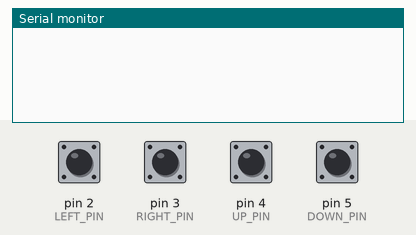
Recording of a sketch running on a simulated Arduino Leonardo, built with avr-gcc and run on an emulated ATmega32U4. On the bench: the last lines printed to the serial monitor. The inputs (shaded band) are chosen by the test bench; at power-on: pin 2 (LEFT_PIN), pin 3 (RIGHT_PIN), pin 4 (UP_PIN), pin 5 (DOWN_PIN) HIGH. USB keyboard and mouse output is not drawn.

Above: at 1.2 s.
1.3 s: pin 2 (LEFT_PIN) pulled LOW for 0.15 s
At 2.4 s:
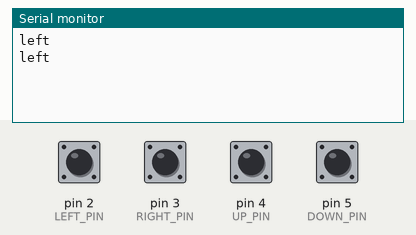
2.9 s: pin 3 (RIGHT_PIN) pulled LOW for 0.15 s
At 3.6 s:
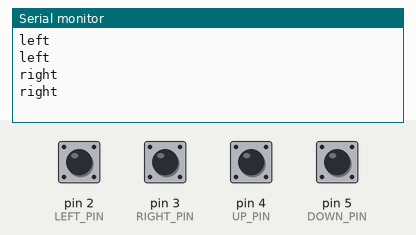
4.5 s: pin 4 (UP_PIN) pulled LOW for 0.15 s
At 5.8 s:
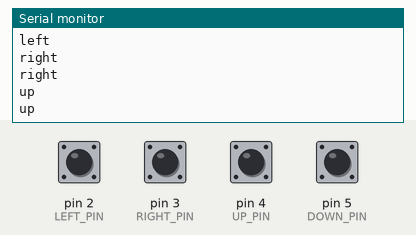
6.1 s: pin 5 (DOWN_PIN) pulled LOW for 0.15 s
At 7.2 s:
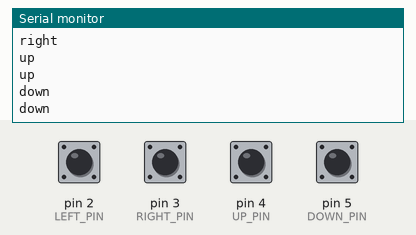

Measured:
- after the input at 1.3 s, the serial monitor: prints a new line at once (image 1)
- after the input at 2.9 s, the serial monitor: prints a new line at once (image 2)
- after the input at 4.5 s, the serial monitor: prints a new line at once (image 3)
- after the input at 6.1 s, the serial monitor: prints a new line at once (image 4)

The sketch:

cnc_pendant_controller.ino
```cpp
#include <Keyboard.h>
#define LEFT_PIN 2
#define RIGHT_PIN 3
#define UP_PIN 4
#define DOWN_PIN 5
#define DELAY_MS 100

void setup() {
  Serial.begin(115200);
  pinMode(LEFT_PIN,INPUT_PULLUP);
  pinMode(RIGHT_PIN,INPUT_PULLUP);
  pinMode(UP_PIN,INPUT_PULLUP);
  pinMode(DOWN_PIN,INPUT_PULLUP);
  Keyboard.begin();
  delay(1);

}

void loop() {
  if(digitalRead(LEFT_PIN)==LOW){
    Serial.println("left");
    Keyboard.write(KEY_LEFT_ARROW);
    delay(DELAY_MS);
  } else if (digitalRead(RIGHT_PIN)==LOW) {
    Serial.println("right");
    Keyboard.write(KEY_RIGHT_ARROW);
    delay(DELAY_MS);
  } else if (digitalRead(UP_PIN)==LOW) {
    Serial.println("up");
    Keyboard.write(KEY_UP_ARROW);
        delay(DELAY_MS);
  } else if (digitalRead(DOWN_PIN)==LOW) {
    Serial.println("down");
    Keyboard.write(KEY_DOWN_ARROW);
        delay(DELAY_MS);

  }
}
```
